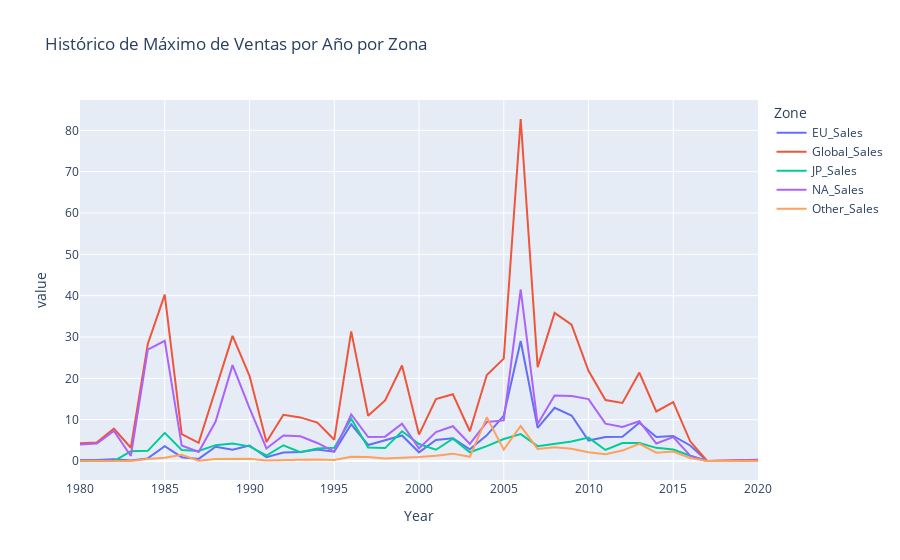

The cell this chart's notebook holds for it:
### Code cell
# Grafica que acompaña a las listas anteriores para ver cómo vario el máximo de ventas de los juegos a lo largo de los años en las diferentes regiones 
sns.lineplot(df_unpivoted.groupby(['Year', 'Zone']).max(numeric_only=True).reset_index(), x='Year', y='value', hue='Zone').set(title='Histórico de Máximo de Ventas por Año por Zona')

# Con Plotly
fig = px.line(df_unpivoted.groupby(['Year', 'Zone']).max(numeric_only=True).reset_index(), x = 'Year', y = 'value', color='Zone', title='Histórico de Máximo de Ventas por Año por Zona')
fig.show()

### Figure 1 — Plotly figure (JSON) as saved in the notebook; plotly's stock layout.template omitted (floating-point values rounded to 4 significant figures)
{"data": [{"hovertemplate": "Zone=EU_Sales<br>Year=%{x}<br>value=%{y}<extra></extra>", "legendgroup": "EU_Sales", "line": {"color": "#636efa", "dash": "solid"}, "marker": {"symbol": "circle"}, "mode": "lines", "name": "EU_Sales", "orientation": "v", "showlegend": true, "type": "scatter", "x": [1980, 1981, 1982, 1983, 1984, 1985, 1986, 1987, 1988, 1989, 1990, 1991, 1992, 1993, 1994, 1995, 1996, 1997, 1998, 1999, 2000, 2001, 2002, 2003, 2004, 2005, 2006, 2007, 2008, 2009, 2010, 2011, 2012, 2013, 2014, 2015, 2016, 2017, 2020], "xaxis": "x", "y": [0.26, 0.24, 0.45, 0.12, 0.63, 3.58, 0.93, 0.5, 3.44, 2.71, 3.75, 0.91, 2.04, 2.15, 2.79, 2.27, 8.89, 3.87, 5.04, 6.18, 2.1, 5.09, 5.49, 2.83, 6.21, 11, 29.02, 8.03, 12.88, 11.01, 4.94, 5.82, 5.88, 9.27, 5.81, 6.06, 3.75, 0, 0], "yaxis": "y"}, {"hovertemplate": "Zone=Global_Sales<br>Year=%{x}<br>value=%{y}<extra></extra>", "legendgroup": "Global_Sales", "line": {"color": "#EF553B", "dash": "solid"}, "marker": {"symbol": "circle"}, "mode": "lines", "name": "Global_Sales", "orientation": "v", "showlegend": true, "type": "scatter", "x": [1980, 1981, 1982, 1983, 1984, 1985, 1986, 1987, 1988, 1989, 1990, 1991, 1992, 1993, 1994, 1995, 1996, 1997, 1998, 1999, 2000, 2001, 2002, 2003, 2004, 2005, 2006, 2007, 2008, 2009, 2010, 2011, 2012, 2013, 2014, 2015, 2016, 2017, 2020], "xaxis": "x", "y": [4.31, 4.5, 7.81, 3.2, 28.31, 40.24, 6.51, 4.38, 17.28, 30.26, 20.61, 4.61, 11.18, 10.55, 9.3, 5.15, 31.37, 10.95, 14.64, 23.1, 6.39, 14.98, 16.15, 7.2, 20.81, 24.76, 82.74, 22.72, 35.82, 33, 21.82, 14.76, 14.03, 21.4, 11.98, 14.24, 4.77, 0.03, 0.29], "yaxis": "y"}, {"hovertemplate": "Zone=JP_Sales<br>Year=%{x}<br>value=%{y}<extra></extra>", "legendgroup": "JP_Sales", "line": {"color": "#00cc96", "dash": "solid"}, "marker": {"symbol": "circle"}, "mode": "lines", "name": "JP_Sales", "orientation": "v", "showlegend": true, "type": "scatter", "x": [1980, 1981, 1982, 1983, 1984, 1985, 1986, 1987, 1988, 1989, 1990, 1991, 1992, 1993, 1994, 1995, 1996, 1997, 1998, 1999, 2000, 2001, 2002, 2003, 2004, 2005, 2006, 2007, 2008, 2009, 2010, 2011, 2012, 2013, 2014, 2015, 2016, 2017, 2020], "xaxis": "x", "y": [0, 0, 0, 2.35, 2.46, 6.81, 2.65, 2.41, 3.84, 4.22, 3.54, 1.33, 3.81, 2.12, 3, 3.19, 10.22, 3.28, 3.12, 7.2, 4.1, 2.73, 5.38, 2.11, 3.61, 5.33, 6.5, 3.6, 4.13, 4.7, 5.65, 2.67, 4.36, 4.34, 3.18, 2.78, 1.27, 0.03, 0], "yaxis": "y"}, {"hovertemplate": "Zone=NA_Sales<br>Year=%{x}<br>value=%{y}<extra></extra>", "legendgroup": "NA_Sales", "line": {"color": "#ab63fa", "dash": "solid"}, "marker": {"symbol": "circle"}, "mode": "lines", "name": "NA_Sales", "orientation": "v", "showlegend": true, "type": "scatter", "x": [1980, 1981, 1982, 1983, 1984, 1985, 1986, 1987, 1988, 1989, 1990, 1991, 1992, 1993, 1994, 1995, 1996, 1997, 1998, 1999, 2000, 2001, 2002, 2003, 2004, 2005, 2006, 2007, 2008, 2009, 2010, 2011, 2012, 2013, 2014, 2015, 2016, 2017, 2020], "xaxis": "x", "y": [4, 4.21, 7.28, 1.22, 26.93, 29.08, 3.74, 2.19, 9.54, 23.2, 12.78, 3.03, 6.16, 5.99, 4.36, 2.26, 11.27, 5.8, 5.89, 9, 3.05, 6.99, 8.41, 4.12, 9.43, 9.81, 41.49, 8.94, 15.85, 15.75, 14.97, 9.03, 8.25, 9.63, 4.23, 5.77, 1.3, 0, 0.27], "yaxis": "y"}, {"hovertemplate": "Zone=Other_Sales<br>Year=%{x}<br>value=%{y}<extra></extra>", "legendgroup": "Other_Sales", "line": {"color": "#FFA15A", "dash": "solid"}, "marker": {"symbol": "circle"}, "mode": "lines", "name": "Other_Sales", "orientation": "v", "showlegend": true, "type": "scatter", "x": [1980, 1981, 1982, 1983, 1984, 1985, 1986, 1987, 1988, 1989, 1990, 1991, 1992, 1993, 1994, 1995, 1996, 1997, 1998, 1999, 2000, 2001, 2002, 2003, 2004, 2005, 2006, 2007, 2008, 2009, 2010, 2011, 2012, 2013, 2014, 2015, 2016, 2017, 2020], "xaxis": "x", "y": [0.05, 0.05, 0.08, 0.02, 0.47, 0.77, 1.51, 0.08, 0.46, 0.58, 0.55, 0.13, 0.29, 0.29, 0.34, 0.23, 1, 0.96, 0.59, 0.71, 0.99, 1.3, 1.78, 1.02, 10.57, 2.75, 8.46, 2.93, 3.31, 2.96, 2.12, 1.62, 2.52, 4.14, 2.02, 2.31, 0.69, 0, 0.02], "yaxis": "y"}], "layout": {"legend": {"title": {"text": "Zone"}, "tracegroupgap": 0}, "title": {"text": "Histórico de Máximo de Ventas por Año por Zona"}, "xaxis": {"anchor": "y", "domain": [0, 1], "title": {"text": "Year"}}, "yaxis": {"anchor": "x", "domain": [0, 1], "title": {"text": "value"}}}}
